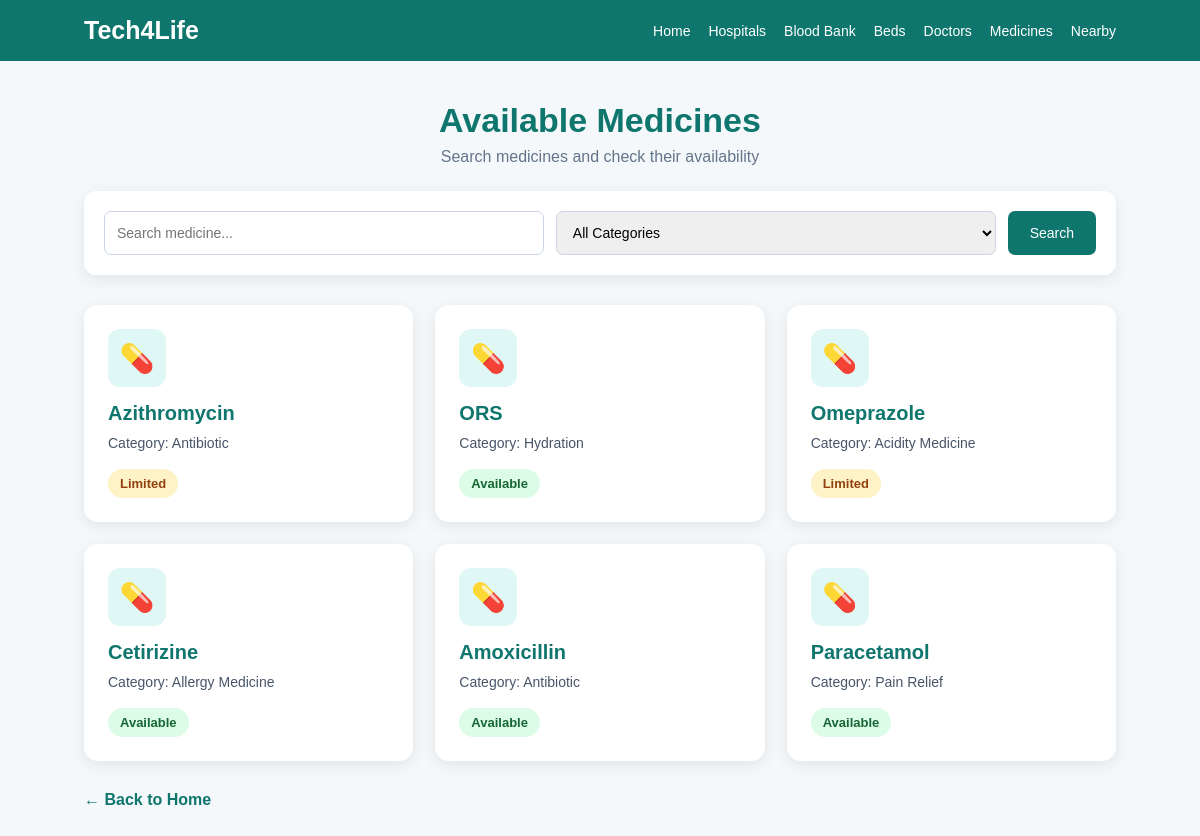
The page /medicines on the database its author committed.
### tables this page shows
CREATE TABLE medicines (
            id INTEGER PRIMARY KEY AUTOINCREMENT,
            name TEXT NOT NULL,
            category TEXT NOT NULL,
            availability TEXT DEFAULT 'Available'
        );

### app.py (the view, shortened to what this page needs)
@app.route("/medicines")
def medicines():
    search = request.args.get("search", "").strip()
    category = request.args.get("category", "").strip()
    conn = get_db_connection()
    categories = conn.execute("""
        SELECT DISTINCT category
        FROM medicines
        ORDER BY category
    """).fetchall()
    query = "SELECT * FROM medicines WHERE 1=1"
    params = []
    if category:
        query += " AND category = ?"
        params.append(category)
    query += " ORDER BY id DESC"
    medicines = conn.execute(
        query,
        params
    ).fetchall()
    conn.close()
    return render_template(
        "medicines.html",
        medicines=medicines,
        search=search,
        category=category,
        categories=categories
    )

### app.py (called while the page is built)
def get_db_connection():
    conn = sqlite3.connect(DATABASE)
    conn.row_factory = sqlite3.Row
    return conn

### templates/medicines.html (shortened to what this page needs)
<!DOCTYPE html>
<html lang="en">
<head>
</head>
<body>
    <nav>
        <a href="/" class="logo">Tech4Life</a>
        <div class="nav-links">
            <a href="/">Home</a>
            <a href="/hospitals">Hospitals</a>
            <a href="/blood-bank">Blood Bank</a>
            <a href="/beds">Beds</a>
            <a href="/doctors">Doctors</a>
            <a href="/medicines">Medicines</a>
            <a href="/nearby">Nearby</a>
        </div>
    </nav>
    <div class="container">
        <div class="heading">
            <h1>Available Medicines</h1>
            <p>Search medicines and check their availability</p>
        </div>
        <div class="search-box">
            <form method="GET" action="/medicines">
                <input type="text" name="search" placeholder="Search medicine..." value="{{ search or '' }}">
                <select name="category">
                <option value="">All Categories</option>
            </select>
                <button type="submit">Search</button>
            </form>
        </div>
        {% if medicines %}
        <div class="medicine-grid">
            {% for medicine in medicines %}
            <div class="medicine-card">
                <div class="medicine-icon">💊</div>
                <h2>{{ medicine["name"] }}</h2>
                <div class="category">
                    Category: {{ medicine["category"] }}
                </div>
                {% if medicine["availability"] == "Available" %}
                <span class="status available">
                    Available
                </span> {% else %}
                <span class="status limited">
                    Limited
                </span> {% endif %}
            </div>
            {% endfor %}
        </div>
        {% else %}
        <div class="empty">
            <h3>No medicines found</h3>
            <p>Try searching with another medicine name or category.</p>
        </div>
        {% endif %}
        <a href="/" class="back">← Back to Home</a>
    </div>
</body>
</html>

### templates/medicines.html (style rules this page uses)
* { box-sizing: border-box; margin: 0; padding: 0; }
body { font-family: Arial, sans-serif; background: #f4f8fb; color: #1f2937; }
nav { background: #0f766e; padding: 16px 7%; display: flex; justify-content: space-between; align-items: center; flex-wrap: wrap; gap: 15px; }
.logo { color: white; font-size: 25px; font-weight: bold; text-decoration: none; }
.nav-links { display: flex; gap: 18px; flex-wrap: wrap; }
.nav-links a { color: white; text-decoration: none; font-size: 14px; }
.container { width: 86%; max-width: 1200px; margin: 40px auto; }
.heading { text-align: center; margin-bottom: 25px; }
.heading h1 { color: #0f766e; font-size: 34px; margin-bottom: 8px; }
.heading p { color: #64748b; }
.search-box { background: white; padding: 20px; border-radius: 12px; box-shadow: 0 4px 15px rgba(0, 0, 0, 0.08); margin-bottom: 30px; }
form { display: flex; gap: 12px; flex-wrap: wrap; }
input, select { flex: 1; min-width: 200px; padding: 12px; border: 1px solid #cbd5e1; border-radius: 7px; font-size: 14px; outline: none; }
button { background: #0f766e; color: white; border: none; padding: 12px 22px; border-radius: 7px; cursor: pointer; font-size: 14px; }
.medicine-grid { display: grid; grid-template-columns: repeat(3, 1fr); gap: 22px; }
.medicine-card { background: white; border-radius: 14px; padding: 24px; box-shadow: 0 4px 15px rgba(0, 0, 0, 0.08); }
.medicine-icon { width: 58px; height: 58px; border-radius: 12px; background: #dff7f5; display: flex; align-items: center; justify-content: center; font-size: 28px; margin-bottom: 15px; }
.medicine-card h2 { color: #0f766e; font-size: 20px; margin-bottom: 10px; }
.category { color: #475569; font-size: 14px; margin-bottom: 18px; }
.status { display: inline-block; padding: 7px 12px; border-radius: 20px; font-size: 13px; font-weight: bold; }
.available { background: #dcfce7; color: #166534; }
.limited { background: #fef3c7; color: #92400e; }
.back { display: inline-block; margin-top: 30px; color: #0f766e; text-decoration: none; font-weight: bold; }

### rows shown on the page
medicines: name "Azithromycin", category "Antibiotic", availability "Limited"
medicines: name "ORS", category "Hydration", availability "Available"
medicines: name "Omeprazole", category "Acidity Medicine", availability "Limited"
medicines: name "Cetirizine", category "Allergy Medicine", availability "Available"
medicines: name "Amoxicillin", category "Antibiotic", availability "Available"
medicines: name "Paracetamol", category "Pain Relief", availability "Available"
